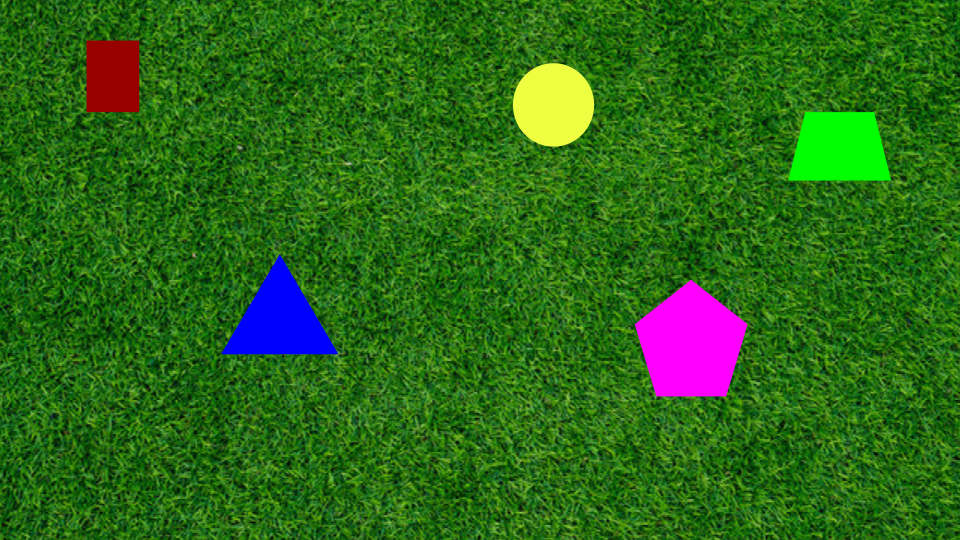
#> input picture assets/PennAir 2024 App Static.png, 960 x 540 px; its folder holds only this picture in this run
$ python -i detector.py   (imports and definitions only)   (older library calls are emulated)
#> lines starting #> are read from the running program, lines starting #| are printed output that depends on the picture; after the words box and inside, x2 and y2 are one past the last pixel; in counts of white or black regions, pixels touching at a corner belong together
"""
Core shape detection for the PennAiR software challenge.

Approach
--------
Rather than keying on a specific background colour (e.g. "remove the green"),
we key on *texture*.  The targets are solid, flat-shaded shapes; natural
backgrounds like grass are visually busy.  So we build a local-contrast map and
call the smooth regions "shape".

    1. Measure high-frequency energy per pixel -- the local mean of |Laplacian|.
       A second derivative is zero on any smooth ramp, so gradient-filled shapes
       read as smooth while random grain (grass, gravel) reads as busy.
    2. Threshold against the frame's OWN median busyness, which is what makes
       this background agnostic -- nothing in here says "green".
    3. Clean up morphologically, but *gently*: where two shapes touch, the
       colour step between them registers as texture, and that thin gap is the
       only thing separating them.  Aggressive closing welds them together.
    4. Re-grow each blob to its true colour edge, bounded to a narrow band so
       growth cannot escape into a similarly-coloured background.
    5. Filter by size and solidity, then take centers from image moments.

Video runs at 1080p, so the mask is computed on a downscaled copy and the
per-shape refinement happens at full resolution inside small ROIs.  That keeps
outline accuracy while staying comfortably real-time.
"""

from dataclasses import dataclass
import cv2
import numpy as np


def _solidity(contour) -> float:
    """Contour area over convex-hull area; 1.0 for a convex blob."""
    a = cv2.contourArea(contour)
    h = cv2.contourArea(cv2.convexHull(contour))
    return a / h if h > 0 else 0.0


@dataclass
class Shape:
    """One detected shape."""
    contour: np.ndarray          # Nx1x2 int32, as OpenCV likes it
    center: tuple                # (cx, cy) in pixels
    area: float
    clipped: bool = False        # touches the frame border (partially visible)

    # [54 lines left out: functions circularity, vertices, name, not called in this run]


class ShapeDetector:
    """Detects solid shapes against a textured background."""

    def __init__(
        self,
        window: int = 11,                # local-contrast window (px)
        texture_ratio: float = 0.35,     # smooth if busyness < ratio * median
        min_area_frac: float = 0.0015,   # ignore specks below this frac of frame
        max_area_frac: float = 0.40,     # ignore blobs bigger than this (bg)
        min_solidity: float = 0.85,      # area / convex-hull area
        smooth_eps_frac: float = 0.004,  # contour smoothing, frac of perimeter
        colour_tol: float = 22.0,        # Lab distance to nearest seed pixel
        proc_width: int = 960,           # analyse at this width, for speed
    ):
        self.window = window
        self.texture_ratio = texture_ratio
        self.min_area_frac = min_area_frac
        self.max_area_frac = max_area_frac
        self.min_solidity = min_solidity
        self.smooth_eps_frac = smooth_eps_frac
        self.colour_tol = colour_tol
        self.proc_width = proc_width

    # ------------------------------------------------------------ busyness
    def _busy_map(self, img: np.ndarray) -> np.ndarray:
        """Per-pixel high-frequency energy: local mean of |Laplacian|.

        Why the Laplacian and not a local standard deviation?  A gradient-filled
        shape has a large local std -- on the asphalt clip the fills measure
        11-16, and the asphalt itself measures ~12, so std cannot separate them
        at all.  But the Laplacian is a *second* derivative, so a linear ramp
        differentiates to exactly zero while high-frequency grain lights it up.
        That is the property we actually want: not "how much does this region
        vary" but "does it vary smoothly or randomly".

        Measured against a hand-built ground-truth mask on the asphalt clip,
        this separates shape from background with Youden's J = 0.997, versus
        0.571 for the local-std version it replaced.

        Channels are averaged, not maxed.  Max looks appealing ("busy if ANY
        channel is busy") but chroma is subsampled in compressed video, so a
        saturated flat fill carries real chroma noise -- maxing lets that noise
        speak for the whole pixel and the magenta half of a flat rectangle gets
        thrown away.  Averaging keeps the sensitivity to hue-only differences
        while letting that noise wash out: recall 0.997 vs 0.922 against the
        ground-truth mask.
        """
        f = img.astype(np.float32)
        # ksize=3 Laplacian, then a box filter to pool energy over the window.
        lap = np.abs(cv2.Laplacian(f, cv2.CV_32F, ksize=3)).mean(axis=2)
        return cv2.blur(lap, (self.window, self.window))

    # ---------------------------------------------------------------- mask
    def texture_mask(self, img: np.ndarray) -> np.ndarray:
        """Binary mask: 255 where the image is locally smooth."""
        busy = self._busy_map(img)
        # The median is a robust estimate of "how textured is the background
        # here", so the cut adapts to grass, gravel, carpet, whatever.
        # (Otsu is wrong for this: the background dominates the histogram, so
        # Otsu ends up bisecting the background instead of separating it from
        # the shapes.)
        thresh = max(self.texture_ratio * float(np.median(busy)), 1e-3)
        mask = (busy < thresh).astype(np.uint8) * 255

        # Open to drop stray smooth pixels in the grass.  Close only gently --
        # a 15x15 close welds touching shapes into one blob, because the colour
        # step between them is exactly the thin busy line that separates them.
        mask = cv2.morphologyEx(
            mask, cv2.MORPH_OPEN,
            cv2.getStructuringElement(cv2.MORPH_ELLIPSE, (5, 5)))
        mask = cv2.morphologyEx(
            mask, cv2.MORPH_CLOSE,
            cv2.getStructuringElement(cv2.MORPH_ELLIPSE, (7, 7)))
        return mask

    # ------------------------------------------------------------- refine
    def _refine(self, frame: np.ndarray, seed: np.ndarray,
                band_px: int) -> np.ndarray:
        """Grow a seed region out to the shape's true colour boundary.

        The local-contrast window pulls the mask ~window/2 px inside the real
        edge, so the raw outline is a shrunken copy of the shape.  We re-grow
        it using the seed's own colour.

        Two guards keep this honest:
          * each pixel is judged against its nearest seed pixel, so a gradient
            fill is followed rather than cut in half;
          * growth is confined to `band_px` around the seed.  Without that
            bound, a green shape on green grass floods its whole ROI -- colour
            alone cannot tell them apart, only texture can.

        `band_px` has to cover the seed's inset, which is (window/2) scaled up
        from the analysis resolution.  Too tight and corners stay rounded (a
        triangle then approximates to five vertices); too loose and the leash
        stops doing its job.
        """
        H, W = frame.shape[:2]
        x, y, w, h = cv2.boundingRect(seed)
        pad = 2 * band_px
        x0, y0 = max(x - pad, 0), max(y - pad, 0)
        x1, y1 = min(x + w + pad, W), min(y + h + pad, H)

        roi = frame[y0:y1, x0:x1]
        roi_seed = seed[y0:y1, x0:x1]

        # CIE-Lab so colour distance is roughly perceptual.
        lab = cv2.cvtColor(cv2.medianBlur(roi, 5), cv2.COLOR_BGR2LAB).astype(np.float32)
        if int((roi_seed > 0).sum()) < 10:
            return None

        # Compare every pixel to its NEAREST SEED PIXEL's colour, not to one global
        # median.  A gradient-filled shape spanning magenta->green has a median
        # that matches neither end, so a global comparison recovers only half the
        # shape (and a red->yellow triangle not at all).  Locally, though, any
        # smooth gradient is near-constant -- and we only ever need to grow by
        # the window-sized inset, so "local" is all the reach we need.
        inv = np.where(roi_seed > 0, 0, 255).astype(np.uint8)
        _, labels = cv2.distanceTransformWithLabels(
            inv, cv2.DIST_L2, 3, labelType=cv2.DIST_LABEL_PIXEL)
        ys, xs = np.nonzero(roi_seed)
        lut = np.zeros((int(labels.max()) + 1, 3), np.float32)
        lut[labels[ys, xs]] = lab[ys, xs]      # label id -> that seed pixel's colour
        nearest = lut[labels]                  # per-pixel nearest seed colour

        dist = np.linalg.norm(lab - nearest, axis=2)
        # Geometric leash: we only ever need to recover the window-sized inset.
        band = cv2.dilate(
            roi_seed,
            cv2.getStructuringElement(cv2.MORPH_ELLIPSE,
                                      (2 * band_px + 1, 2 * band_px + 1)))
        grown = ((dist <= self.colour_tol) & (band > 0)).astype(np.uint8) * 255
        grown = cv2.morphologyEx(
            grown, cv2.MORPH_CLOSE,
            cv2.getStructuringElement(cv2.MORPH_ELLIPSE, (5, 5)))

        # Keep only the blob that actually contains our seed.
        n, labels = cv2.connectedComponents(grown)
        hit = np.bincount(labels[roi_seed > 0], minlength=n)
        hit[0] = 0
        if hit.max() == 0:
            return None
        keep = ((labels == int(hit.argmax())).astype(np.uint8)) * 255

        cs, _ = cv2.findContours(keep, cv2.RETR_EXTERNAL, cv2.CHAIN_APPROX_SIMPLE)
        if not cs:
            return None
        best = max(cs, key=cv2.contourArea)
        best[:, :, 0] += x0          # ROI -> full-frame coordinates
        best[:, :, 1] += y0
        return best

    # ------------------------------------------------------------- detect
    def detect(self, frame: np.ndarray) -> list:
        H, W = frame.shape[:2]
        frame_area = float(H * W)

        # Analyse a downscaled copy: the mask only has to say *where* shapes
        # are, and 1080p costs 4x the work for no extra localisation value.
        scale = min(1.0, self.proc_width / float(W))
        small = (cv2.resize(frame, None, fx=scale, fy=scale, interpolation=cv2.INTER_AREA)
                 if scale < 1.0 else frame)

        mask = self.texture_mask(small)
        # RETR_EXTERNAL: we want whole shapes, not holes inside them.
        contours, _ = cv2.findContours(mask, cv2.RETR_EXTERNAL, cv2.CHAIN_APPROX_SIMPLE)

        small_area = float(small.shape[0] * small.shape[1])
        shapes = []
        for c in contours:
            if not (self.min_area_frac * small_area <= cv2.contourArea(c)
                    <= self.max_area_frac * small_area):
                continue

            # Back to full resolution, where the refinement can be precise.
            full_c = (c.astype(np.float32) / scale).astype(np.int32)
            seed = np.zeros((H, W), np.uint8)
            cv2.drawContours(seed, [full_c], -1, 255, -1)

            # Seed inset is ~window/2 at analysis scale; allow twice that
            # back at full resolution so corners can be recovered.
            band_px = max(int(round(self.window / scale)), self.window)
            # Refinement may only IMPROVE the blob.  It exists to recover the
            # inset, so anything else it does is damage:
            #   * shrinking means the colour match ate part of the shape (that
            #     is how gradient fills lost half their area);
            #   * a big solidity drop means growth leaked raggedly into the
            #     background -- a green shape on green grass does exactly this,
            #     and the ragged result then fails the solidity gate and the
            #     shape vanishes entirely.
            # Falling back to the seed costs a few pixels of inset; accepting a
            # bad refinement costs the whole detection.
            refined = self._refine(frame, seed, band_px)
            c_out = full_c
            if refined is not None:
                seed_area = cv2.contourArea(full_c)
                r_area = cv2.contourArea(refined)
                if seed_area <= r_area <= 3.0 * max(seed_area, 1.0):
                    if _solidity(refined) >= _solidity(full_c) - 0.02:
                        c_out = refined
            area = cv2.contourArea(c_out)
            if not (self.min_area_frac * frame_area <= area
                    <= self.max_area_frac * frame_area):
                continue

            # Solid convex-ish blobs only; rejects ragged texture patches.
            if _solidity(c_out) < self.min_solidity:
                continue

            # Smooth the jagged pixel staircase into clean polygon edges.
            peri = cv2.arcLength(c_out, True)
            c_out = cv2.approxPolyDP(c_out, self.smooth_eps_frac * peri, True)

            m = cv2.moments(c_out)
            if m["m00"] == 0:
                continue
            cx = int(round(m["m10"] / m["m00"]))
            cy = int(round(m["m01"] / m["m00"]))

            bx, by, bw, bh = cv2.boundingRect(c_out)
            clipped = bx <= 1 or by <= 1 or bx + bw >= W - 1 or by + bh >= H - 1

            shapes.append(Shape(contour=c_out, center=(cx, cy),
                                area=area, clipped=clipped))

        # Biggest first, so output ordering is stable frame to frame.
        shapes.sort(key=lambda s: s.area, reverse=True)
        return shapes


# ------------------------------------------------------------------ draw
# [20 lines left out: function annotate, not called in this run]

>>> import cv2
>>> picture = cv2.imread('../assets/PennAir 2024 App Static.png')
#> picture is the input picture: shape (540, 960, 3); mean B, G, R 24.5, 104.6, 44
>>> result = ShapeDetector().detect(picture)
#> in _busy_map, `lap = np.abs(cv2.Laplacian(f, cv2.CV_32F, ksize=3)).mean(axis=2)`:
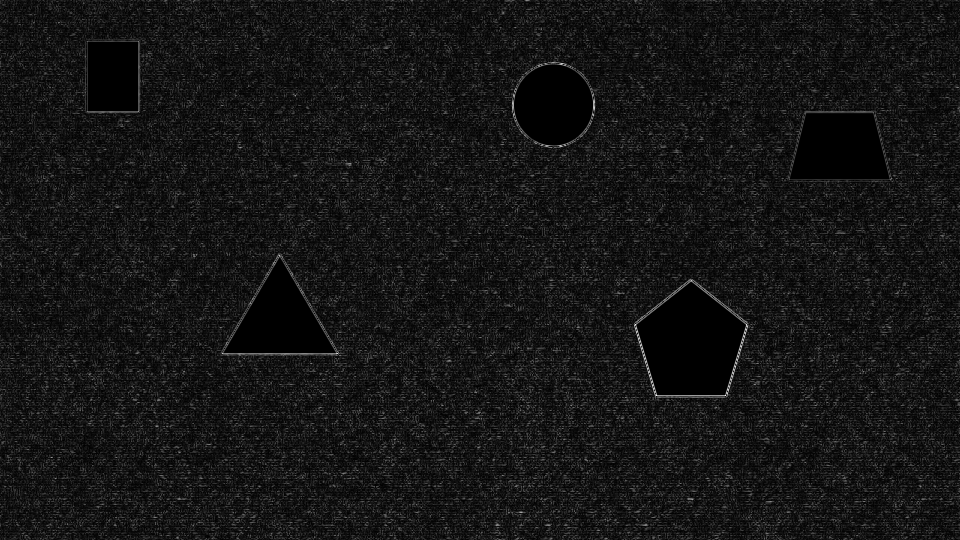
#> lap: shape (540, 960) float32; min 0, max 772, mean 65.3; drawn with min black and max white
#> in _busy_map, `return cv2.blur(lap, (self.window, self.window))`:
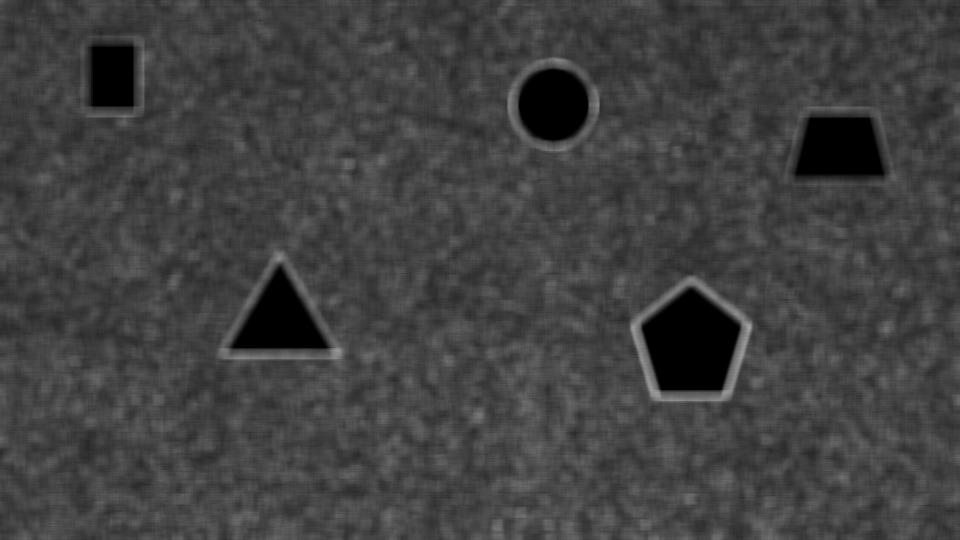
#> returned value: shape (540, 960) float32; min 0, max 163, mean 65.3
#> in texture_mask, `thresh = max(self.texture_ratio * float(np.median(busy)), 1e-3)`: thresh = 23.29
#> in texture_mask, `mask = (busy < thresh).astype(np.uint8) * 255`:
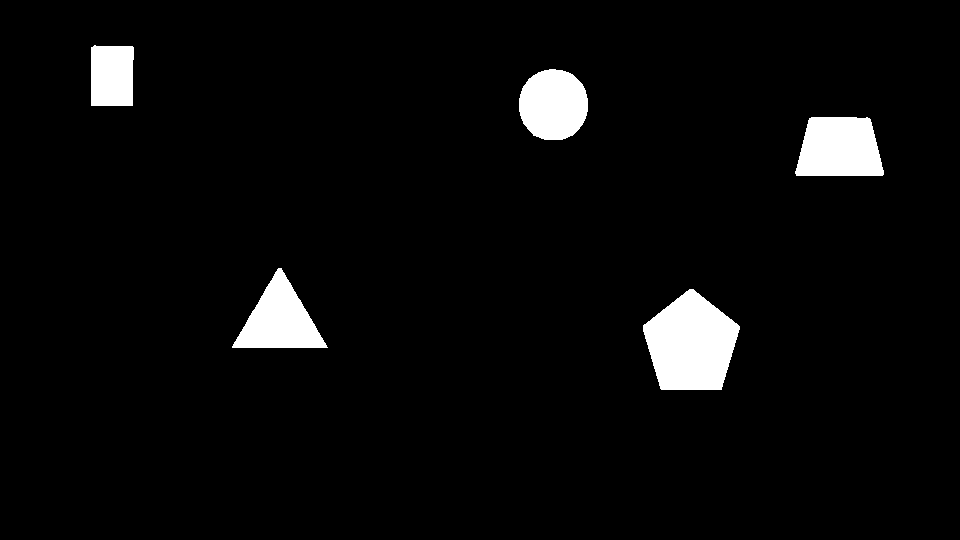
#> mask: shape (540, 960); 4.2% white; 5 white regions, box (x1, y1, x2, y2) and area: (643, 289, 740, 390) 6968, (795, 117, 884, 176) 4450, (232, 268, 328, 348) 4008, (519, 69, 588, 140) 3925, (91, 45, 134, 106) 2533
#> in texture_mask, `mask = cv2.morphologyEx( mask, cv2.MORPH_OPEN, cv2.getStructuringEleme..`: mask: shape (540, 960); 4.2% white; 5 white regions
#> in detect, `contours, _ = cv2.findContours(mask, cv2.RETR_EXTERNAL, cv2.CHAIN_APPR..`: contours = 5 contours; box (x1, y1, x2, y2) and area: (643, 289, 740, 390) 6821, (795, 117, 884, 176) 4316, (233, 268, 326, 348) 3869, (519, 69, 588, 140) 3822, (91, 45, 134, 106) 2428
#> the loop in detect, `for c in contours:` made 5 passes
#> (x in _refine, y in _refine, w in _refine, x0 in _refine, y0 in _refine, x1 in _refine, y1 in _refine) on passes 1 to 5: (643, 289, 97, 621, 267, 762, 412), (233, 268, 93, 211, 246, 348, 370), (795, 117, 89, 773, 95, 906, 198), (519, 69, 69, 497, 47, 610, 162), (91, 45, 43, 69, 23, 156, 128)
#> pass 1, in _refine, `roi = frame[y0:y1, x0:x1]`:
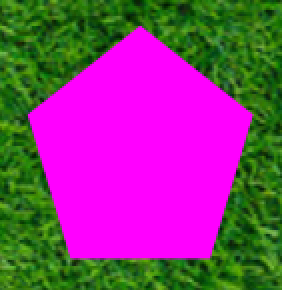
#> roi: shape (145, 141, 3) (shown 2 times larger); mean B, G, R 123.5, 60.2, 136.2
#> pass 1, in _refine, `roi_seed = seed[y0:y1, x0:x1]`:
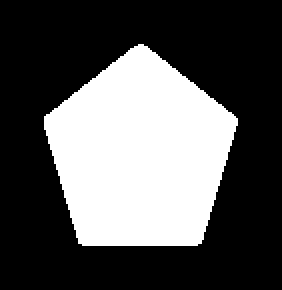
#> roi_seed: shape (145, 141) (shown 2 times larger); 34.1% white; 1 white region, box (x1, y1, x2, y2) and area: (22, 22, 119, 123) 6963
#> pass 1, in _refine, `lab = cv2.cvtColor(cv2.medianBlur(roi, 5), cv2.COLOR_BGR2LAB).astype(n..`:
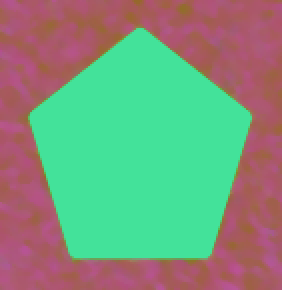
#> lab: shape (145, 141, 3) float32 (shown 2 times larger); mean B, G, R 124.7, 150.8, 123.1
#> after the loop in detect, `for c in contours:`:
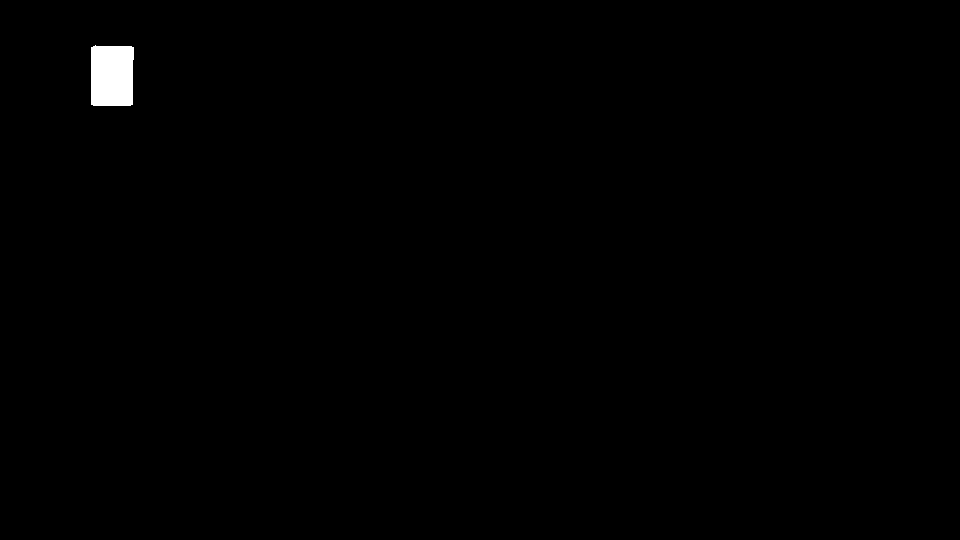
#> seed: shape (540, 960); 0.49% white; 1 white region, box (x1, y1, x2, y2) and area: (91, 45, 134, 106) 2527
#> after the loop in detect, `for c in contours:`: shapes = 5 items
#> result = 5 items
